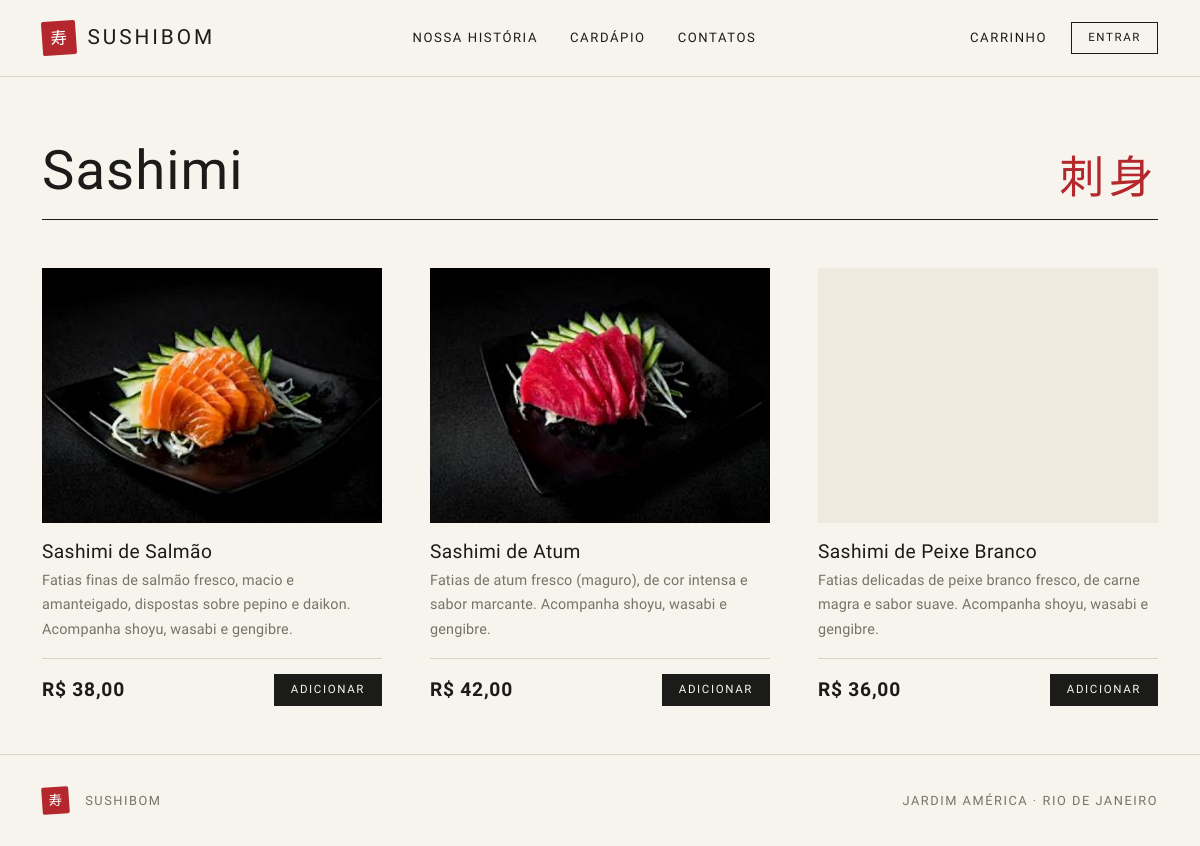
The app's page /sashimi/ with its own data.
### categoria/models.py (models this page shows, shortened)
class Categoria(models.Model):
    nome = models.CharField(max_length=100, unique=True)

### produto/models.py (models this page shows, shortened)
class Produto(models.Model):
    nome = models.CharField(max_length=100)
    descricao = models.TextField()
    imagem = models.ImageField(upload_to='produtos/')
    valor = models.DecimalField(max_digits=10, decimal_places=2, default=0,
                                validators=[MinValueValidator(Decimal('0'))])
    quantidade = models.PositiveIntegerField(default=0)
    categoria = models.ForeignKey(Categoria, on_delete=models.CASCADE)

### Principal/views.py (the view)
def sashimi(request):
    return _menu_categoria(request, 'Sashimi', 'Sashimi.html')

### Principal/templatetags/imagens.py (called while the page is built)
def _url(caminho_relativo):
    return settings.MEDIA_URL + quote(Path(caminho_relativo).as_posix())

### Principal/views.py (called while the page is built)
def _menu_categoria(request, nome, template):
    produtos = Produto.objects.filter(categoria__nome=nome)
    return render(request, template, {'produtos': produtos})

### Principal/templates/Sashimi.html (shortened to what this page needs)
{% extends 'Home.html' %}
{% block content %}
{% include '_produtos.html' with titulo='Sashimi' jp='刺身' %}
{% endblock %}

### Principal/templates/_produtos.html (shortened to what this page needs)
<div class="container">
  <div class="titulo-pagina">
    {% if jp %}<span class="jp" aria-hidden="true">{{ jp }}</span>{% endif %}
    <h1>{{ titulo }}</h1>
  </div>
  {% if produtos %}
    <div class="row row-cols-1 row-cols-sm-2 row-cols-lg-3 g-5 pb-5">
      {% for produto in produtos %}
        <div class="col">{% include '_card_produto.html' %}</div>
      {% endfor %}
    </div>
  {% else %}
    <p class="vazio">Em breve novidades nesta seção.</p>
  {% endif %}
</div>

### Principal/templates/_card_produto.html (shortened to what this page needs)
{% load imagens %}
<article class="produto">
  <div class="produto-foto">
    {% if produto.imagem %}
      <img src="{{ produto.imagem|miniatura:800 }}" alt="{{ produto.nome }}" loading="lazy" decoding="async">
    {% endif %}
  </div>
  <div class="produto-corpo">
    <h2 class="produto-nome">{{ produto.nome }}</h2>
    <p class="produto-desc">{{ produto.descricao }}</p>
    <div class="produto-rodape">
      <span class="preco">R$ {{ produto.valor|floatformat:2 }}</span>
      <form action="{% url 'addcarrinho' produto.id %}" method="post" class="m-0">
        <button type="submit" class="btn btn-sumi btn-sm">Adicionar</button>
      </form>
    </div>
  </div>
</article>

### Principal/static/principal/style.css (style rules this page uses)
:root { --washi: #f7f4ee; --washi-deep: #efeae0; --sumi: #1b1b1a; --nezumi: #77736a; --linha: #d9d3c5; --shu: #b3272d; --shu-escuro: #8f1d22; --fonte-titulo: "Shippori Mincho", "Hiragino Mincho ProN", "Yu Mincho", Georgia, serif; --fonte-valor: "Zen Old Mincho", "Shippori Mincho", "Yu Mincho", Georgia, serif; --fonte-corpo: "Zen Kaku Gothic New", "Hiragino Sans", "Segoe UI", system-ui, sans-serif; --suave: cubic-bezier(.2, .7, .1, 1); --bs-body-bg: var(--washi); --bs-body-color: var(--sumi); --bs-body-font-family: var(--fonte-corpo); --bs-border-color: var(--linha); --bs-link-color: var(--sumi); --bs-link-color-rgb: 27, 27, 26; --bs-link-hover-color: var(--shu); --bs-link-hover-color-rgb: 179, 39, 45; --bs-border-radius: 0; }
html { scroll-behavior: smooth; }
body { background: var(--washi); color: var(--sumi); font-family: var(--fonte-corpo); line-height: 1.8; letter-spacing: .01em; min-height: 100vh; display: flex; flex-direction: column; }
h1, h2, h3, h4, h5 { font-family: var(--fonte-titulo); font-weight: 500; letter-spacing: .02em; color: var(--sumi); }
.btn { border-radius: 0; font-size: .8rem; letter-spacing: .14em; text-transform: uppercase; padding: .65rem 1.6rem; transition: background-size .6s cubic-bezier(.45, .05, .2, 1), color .35s ease, border-color .4s ease, background-color .4s ease; }
.btn-sumi, .btn-primary, .btn-success { background-color: var(--sumi); background-image: linear-gradient(var(--shu), var(--shu)); background-repeat: no-repeat; background-position: left center; background-size: 0% 100%; border: 1px solid var(--sumi); color: var(--washi); }
.btn-sm { padding: .4rem 1rem; font-size: .72rem; }
.titulo-pagina { display: flex; align-items: flex-end; justify-content: space-between; gap: 1rem; padding: 4rem 0 1.1rem; margin-bottom: 3rem; border-bottom: 1px solid var(--sumi); }
.titulo-pagina h1, .titulo-pagina h2 { font-size: clamp(2rem, 5vw, 3.4rem); font-weight: 400; margin: 0; line-height: 1.1; }
.titulo-pagina .jp { order: 2; font-family: var(--fonte-titulo); font-size: clamp(1.6rem, 4vw, 2.8rem); line-height: 1; color: var(--shu); letter-spacing: .1em; }
.produto { display: flex; flex-direction: column; height: 100%; background: transparent; border: 0; }
.produto-foto { aspect-ratio: 4 / 3; overflow: hidden; background: var(--washi-deep); }
.produto-foto img { width: 100%; height: 100%; object-fit: cover; object-position: center 25%; transition: transform .9s var(--suave); }
.produto-corpo { display: flex; flex-direction: column; flex: 1; padding: 1.1rem 0 0; }
.produto-nome { font-size: 1.2rem; font-weight: 400; letter-spacing: .02em; margin: 0 0 .35rem; }
.produto-desc { color: var(--nezumi); font-size: .9rem; line-height: 1.7; flex: 1; margin-bottom: 1rem; }
.produto-rodape { display: flex; align-items: center; justify-content: space-between; border-top: 1px solid var(--linha); padding-top: .9rem; }
.preco, .valor, .total strong { font-family: var(--fonte-valor); font-weight: 600; font-variant-numeric: lining-nums tabular-nums; letter-spacing: .04em; }
.preco { font-size: 1.2rem; line-height: 1; }

### records on screen
Categoria: nome "Sashimi"
Produto: shows a picture, nome "Sashimi de Salmão", descricao "Fatias finas de salmão fresco, macio e amanteigado, dispostas sobre pepino e daikon. Acompanha shoyu, wasabi e gengibre.", valor "38,00"
Produto: shows a picture, nome "Sashimi de Atum", descricao "Fatias de atum fresco (maguro), de cor intensa e sabor marcante. Acompanha shoyu, wasabi e gengibre.", valor "42,00"
Produto: shows a picture, nome "Sashimi de Peixe Branco", descricao "Fatias delicadas de peixe branco fresco, de carne magra e sabor suave. Acompanha shoyu, wasabi e gengibre.", valor "36,00"

### other values on screen
{{ jp }} "刺身"
